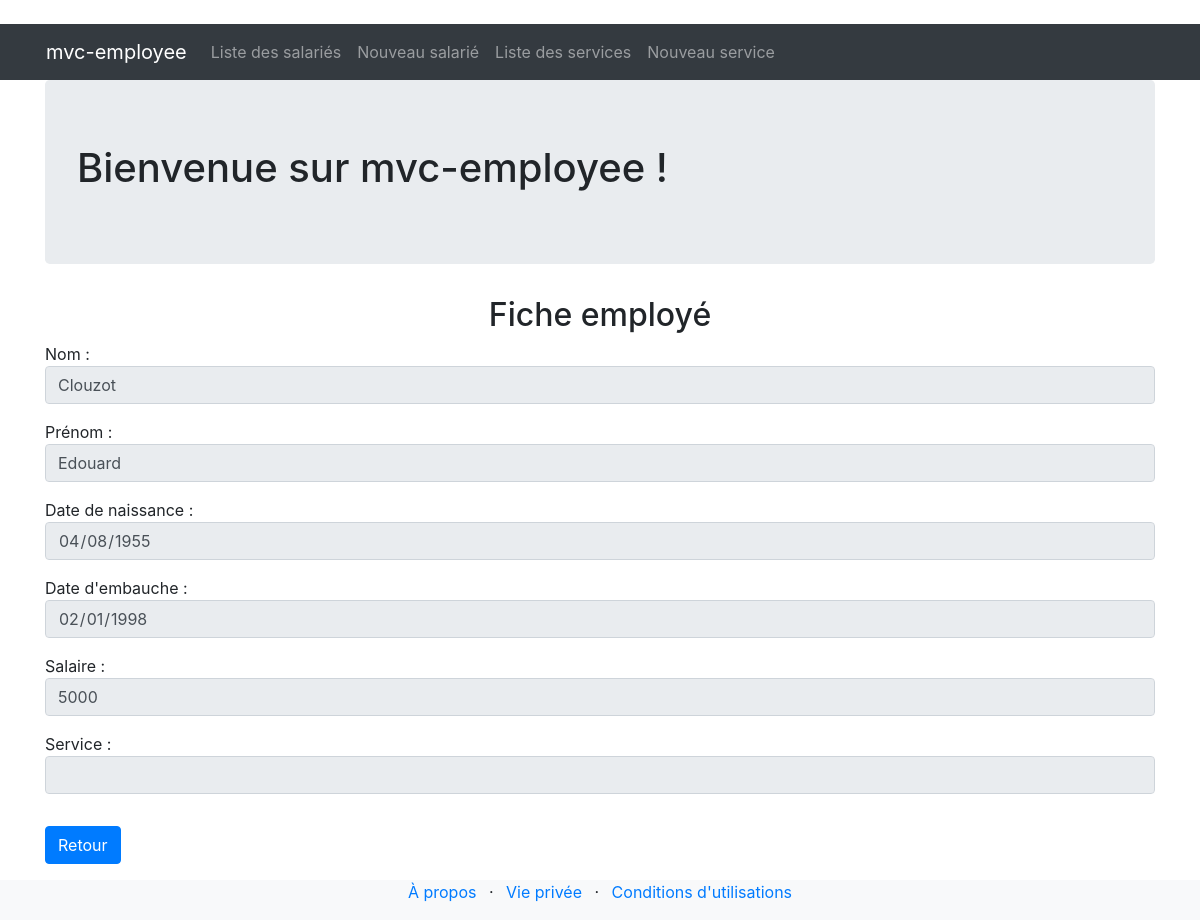
/mvc-employees/employee/show/20, run on an earlier commit of the app's database.
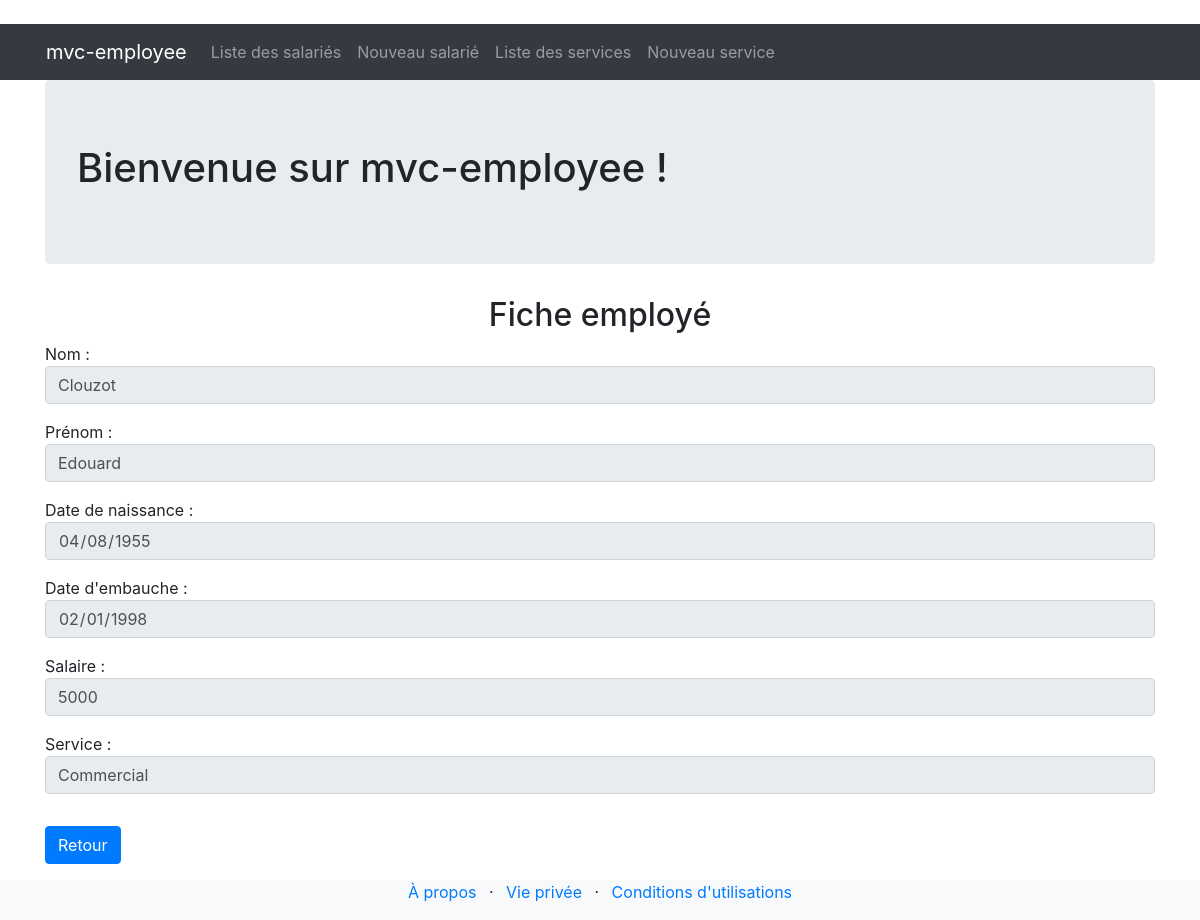
And on a later commit of the database.
### tables this page shows
CREATE TABLE `departement` (
  `id` int NOT NULL,
  `name` varchar(50) NOT NULL
);

### src/Lib/Renderer.php (called while the page is built, shortened)
<?php
class Renderer
{
    public static function render(string $path, array $var = []): void
    {
        extract($var);
        require('src/View/' . $path . '.view.php');
        require('src/layout.php');
    }
}

### src/Controller/EmployeeController.php (called while the page is built, shortened)
<?php
class EmployeeController extends Controller
{
    private $model;
    public function __construct()
    {
        $this->model = new EmployeeManager();
    }
    public function show()
    {
        $id = $_GET['id'];
        $employee = $this->model->findById($id);
        Renderer::render("employee/details", compact('employee'));
    }
}

### index.php (called while the page is built, shortened)
<?php
Application::start();

### src/Model/Bdd.php (called while the page is built, shortened)
<?php
class Bdd
{
    private static $db;
    public static function dbConnect()
    {
        $params = [
            'host' => 'localhost',
            'dbname' => 'employees',
            'username' => 'admin',
            'password' => 'test'
        ];
        if (self::$db === null) {
            $dsn = "mysql:host={$params['host']}; dbname={$params['dbname']}";
            $db = new PDO($dsn, $params['username'], $params['password']);
            $db->setAttribute(PDO::ATTR_ERRMODE, PDO::ERRMODE_EXCEPTION);
        }
        return $db;
    }
}

### src/Model/Model.php (called while the page is built, shortened)
<?php
abstract class Model
{
    protected $db;
    protected $table;
    protected $class;
    public function __construct()
    {
        $this->db = Bdd::dbConnect();
    }
    public function findById($id)
    {
        $req = $this->db->prepare("SELECT * FROM $this->table WHERE id = :id");
        $req->bindValue(':id', (int)$id);
        $req->execute();
        $req->setFetchMode(PDO::FETCH_CLASS, $this->class);
        return $req->fetch();
    }
}

### src/Model/EmployeeManager.php (called while the page is built, shortened)
<?php
class EmployeeManager extends Model
{
        protected $table = "employee";
        protected $class  = 'App\Entity\Employee';
        public function findById($id)
        {
                $req = $this->db->prepare("SELECT * FROM $this->table WHERE id = :id");
                $req->bindValue(':id', (int)$id);
                $req->execute();
                $req->setFetchMode(PDO::FETCH_CLASS, $this->class);
                $employee =  $req->fetch();
                if (!empty($employee)) {
                        $departementManager = new DepartementManager();
                        $employee->setDepartement($departementManager->findById($employee->getDepartementId()));
                }
                return $employee;
        }
}

### src/Entity/Employee.php (called while the page is built, shortened)
<?php
class Employee
{
    private $departementId;
    private $departement;
    public function getDepartementId()
    {
        return $this->departementId;
    }
    public function getDepartement()
        {
            return $this->departement;
        }
    public function setDepartement($departement)
    {
        $this->departement = $departement;
        return $departement;
    }
}

### src/Entity/Departement.php (called while the page is built, shortened)
<?php
class Departement
{
    private $name;
    public function __toString()
    {
        return $this->name;
    }
}

### src/View/employee/details.view.php (the view, shortened to what the changed rows need)
<section class="hero-banner d-flex align-items-center">
  <div class="container text-center">
    <h2>Fiche employé</h2>
  </div>
</section>
<section class="contact-section area-padding">
  <div class="container">
    <div class="row">
      <div class="col-lg-12">
        <form class="form-contact contact_form" method="post" action="">
          <div class="row">
            <div class="col-12">
              <div class="form-group">
                Service : <input class="form-control" type="text" name="departement" value="<?= $employee->getDepartement(); ?>" readonly>
              </div>
            </div>
          </div>
        </form>
      </div>
    </div>
  </div>
</section>

What changed in the data, as far as the page shows it:
added departement: departement "Commercial"
